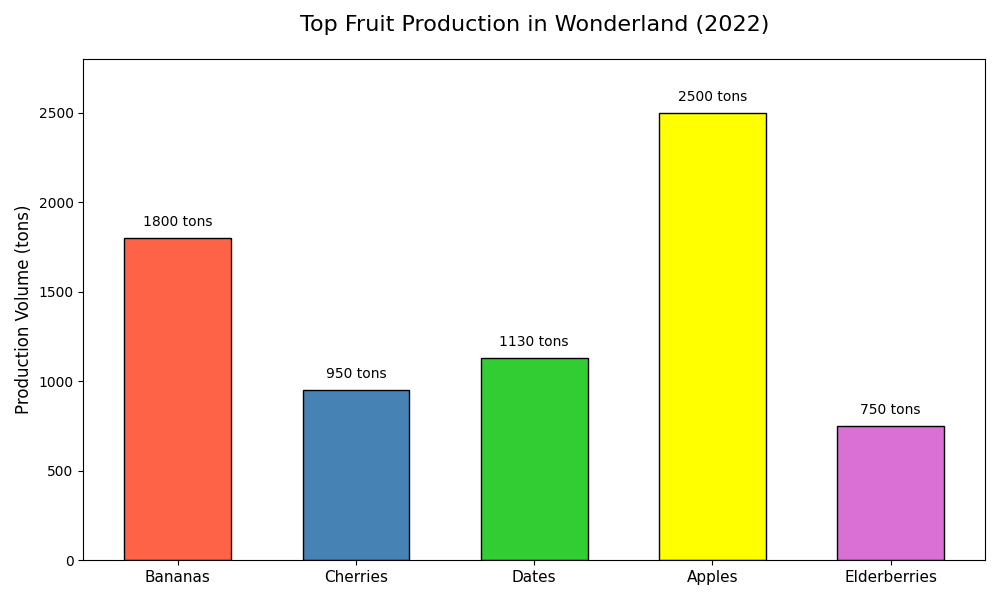

Here is the Python script that generated this plot:
import matplotlib.pyplot as plt
import numpy as np

fruits = ["Bananas", "Cherries", "Dates", "Apples", "Elderberries"]
production_volume = [1800, 950, 1130, 2500, 750]

colors = ['#FF6347', '#4682B4', '#32CD32', '#FFFF00', '#DA70D6']  # Tomato, SteelBlue, LimeGreen, Yellow, Orchid

fig, ax = plt.subplots(figsize=(10, 6))

bars = ax.bar(fruits, production_volume, color=colors, edgecolor='black', width=0.6)

for bar in bars:
    height = bar.get_height()
    ax.text(bar.get_x() + bar.get_width() / 2, height + 50,
            f'{int(height)} tons', ha='center', va='bottom', fontsize=10, color='black')

ax.set_ylabel('Production Volume (tons)', fontsize=12)
ax.set_title('Top Fruit Production in Wonderland (2022)', fontsize=16, pad=20)
ax.set_ylim(0, max(production_volume) + 300)
ax.set_xticks(np.arange(len(fruits)))
ax.set_xticklabels(fruits, fontsize=11)

plt.tight_layout()
plt.show()
